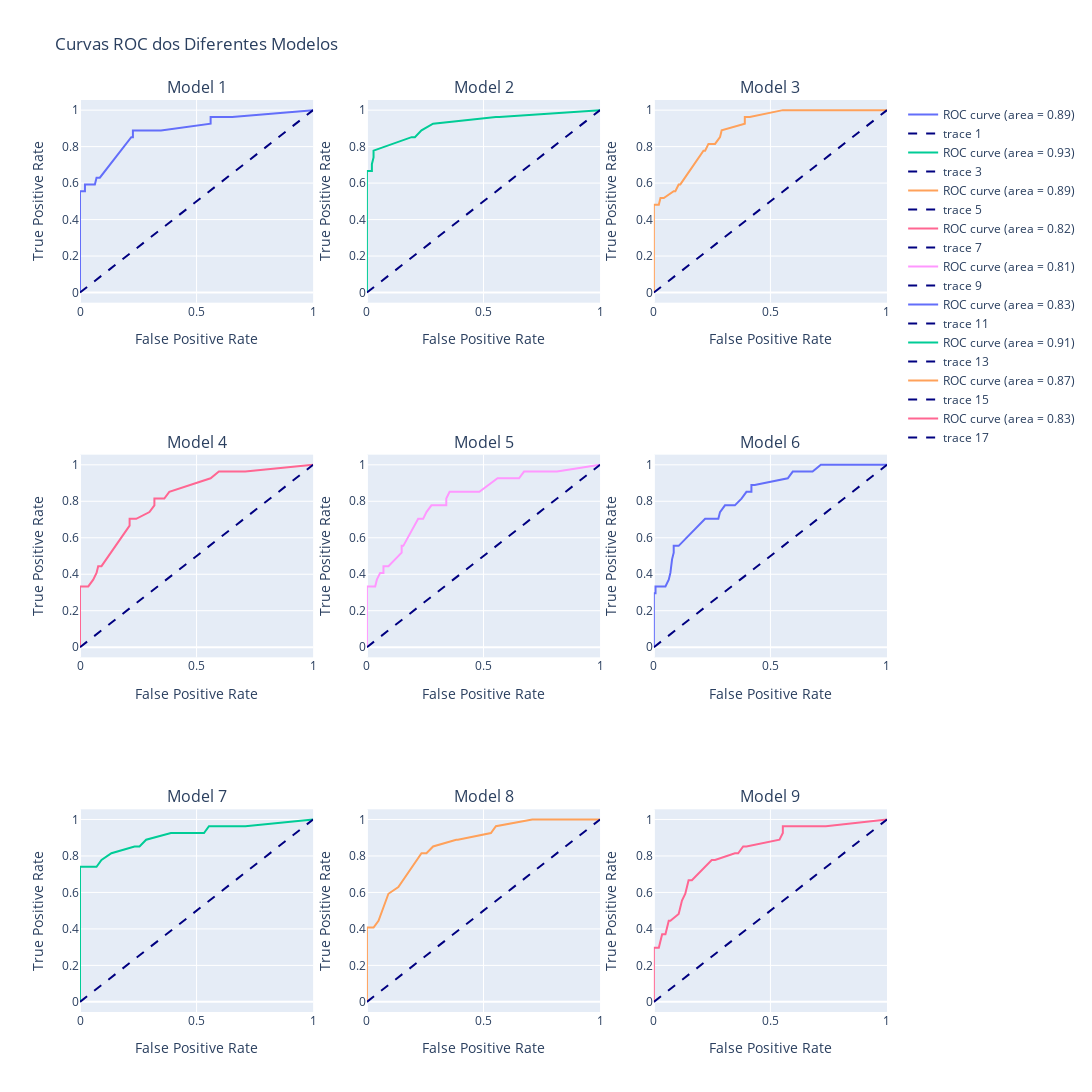

The code cell stored with this chart in its notebook:
### Markdown cell above
#### Redução do Número de Variáveis

### Code cell
import pandas as pd
from sklearn.preprocessing import StandardScaler
from sklearn.model_selection import train_test_split, GridSearchCV
from sklearn.ensemble import GradientBoostingClassifier
from sklearn.metrics import roc_auc_score, roc_curve
import numpy as np
from itertools import combinations
import plotly.graph_objects as go
from plotly.subplots import make_subplots

# Lista de todas as variáveis
all_vars = [
    "dp", "dpmaxdo", "baseEF", "dobEF", "restwma", "posSE", "newMI", 
    "newPTCA", "newCABG", "death", "hxofHT", "hxofDM", "hxofMI"
]

# Definir a grade de hiperparâmetros corrigida
param_grid = {
    'n_estimators': [50, 100],
    'learning_rate': [0.01, 0.05, 0.1],
    'max_depth': [1, 3],
    'subsample': [0.7, 0.8, 1.0],
    'max_features': ['sqrt', 'log2']
}

# Limitar o número de combinações a 9
comb_list = list(combinations(all_vars, 8))[:9]

# Plot grid
fig = make_subplots(rows=3, cols=3, subplot_titles=[f'Model {i+1}' for i in range(len(comb_list))])

# Iterar sobre as combinações de 8 variáveis
for i, vars_comb in enumerate(comb_list):
    # Criar um subconjunto do DataFrame contendo apenas as colunas significativas e a variável de desfecho
    data_significant = data[list(vars_comb) + ["any.event"]]
    data_cleaned = data_significant.dropna()

    # Padronizar as variáveis numéricas
    scaler = StandardScaler()
    data_scaled = data_cleaned.copy()
    data_scaled[list(vars_comb)] = scaler.fit_transform(data_cleaned[list(vars_comb)])

    # Separar variáveis independentes e dependentes
    X = data_scaled.drop("any.event", axis=1)
    y = data_scaled["any.event"]

    # Separar os dados em conjuntos de treinamento e teste
    X_train, X_test, y_train, y_test = train_test_split(X, y, test_size=0.3, stratify=y, random_state=42)

    # Treinar o modelo de Gradient Boosting com GridSearchCV
    model = GradientBoostingClassifier(random_state=42)
    grid_search = GridSearchCV(estimator=model, param_grid=param_grid, scoring='roc_auc', cv=5, n_jobs=-1)
    grid_search.fit(X_train, y_train)

    # Melhor modelo encontrado pelo GridSearchCV
    best_model = grid_search.best_estimator_

    # Fazer previsões
    y_pred_prob = best_model.predict_proba(X_test)[:, 1]

    # Plotar a curva ROC
    fpr, tpr, _ = roc_curve(y_test, y_pred_prob)
    roc_auc = roc_auc_score(y_test, y_pred_prob)
    
    # Adicionar a curva ROC ao grid
    row = i // 3 + 1
    col = i % 3 + 1
    fig.add_trace(go.Scatter(x=fpr, y=tpr, mode='lines', name=f'ROC curve (area = {roc_auc:.2f})'),
                  row=row, col=col)
    fig.add_trace(go.Scatter(x=[0, 1], y=[0, 1], mode='lines', line=dict(dash='dash', color='navy')),
                  row=row, col=col)
    
    fig.update_xaxes(title_text="False Positive Rate", row=row, col=col)
    fig.update_yaxes(title_text="True Positive Rate", row=row, col=col)

fig.update_layout(title='Curvas ROC dos Diferentes Modelos', height=1200, width=1200)
fig.show()

### Figure 1 — Plotly figure (JSON) as saved in the notebook; plotly's stock layout.template omitted (floating-point values rounded to 4 significant figures)
{"data": [{"mode": "lines", "name": "ROC curve (area = 0.89)", "type": "scatter", "x": [0, 0, 0, 0.02128, 0.02128, 0.04255, 0.06383, 0.07092, 0.08511, 0.2199, 0.227, 0.227, 0.234, 0.3475, 0.5603, 0.5603, 0.6383, 0.6525, 1], "xaxis": "x", "y": [0, 0.03704, 0.5556, 0.5556, 0.5926, 0.5926, 0.5926, 0.6296, 0.6296, 0.8519, 0.8519, 0.8889, 0.8889, 0.8889, 0.9259, 0.963, 0.963, 0.963, 1], "yaxis": "y"}, {"line": {"color": "navy", "dash": "dash"}, "mode": "lines", "type": "scatter", "x": [0, 1], "xaxis": "x", "y": [0, 1], "yaxis": "y"}, {"mode": "lines", "name": "ROC curve (area = 0.93)", "type": "scatter", "x": [0, 0, 0, 0, 0, 0, 0, 0.02128, 0.02128, 0.02837, 0.02837, 0.1915, 0.2057, 0.234, 0.2837, 0.5532, 0.5674, 1], "xaxis": "x2", "y": [0, 0.03704, 0.07407, 0.2963, 0.4444, 0.5185, 0.6667, 0.6667, 0.7037, 0.7407, 0.7778, 0.8519, 0.8519, 0.8889, 0.9259, 0.963, 0.963, 1], "yaxis": "y2"}, {"line": {"color": "navy", "dash": "dash"}, "mode": "lines", "type": "scatter", "x": [0, 1], "xaxis": "x2", "y": [0, 1], "yaxis": "y2"}, {"mode": "lines", "name": "ROC curve (area = 0.89)", "type": "scatter", "x": [0, 0, 0, 0.01418, 0.02128, 0.02837, 0.04255, 0.08511, 0.0922, 0.1064, 0.1135, 0.2128, 0.2199, 0.234, 0.2482, 0.2624, 0.2837, 0.2908, 0.3901, 0.3901, 0.4113, 0.5532, 0.7092, 1], "xaxis": "x3", "y": [0, 0.03704, 0.4815, 0.4815, 0.4815, 0.5185, 0.5185, 0.5556, 0.5556, 0.5926, 0.5926, 0.7778, 0.7778, 0.8148, 0.8148, 0.8148, 0.8519, 0.8889, 0.9259, 0.963, 0.963, 1, 1, 1], "yaxis": "y3"}, {"line": {"color": "navy", "dash": "dash"}, "mode": "lines", "type": "scatter", "x": [0, 1], "xaxis": "x3", "y": [0, 1], "yaxis": "y3"}, {"mode": "lines", "name": "ROC curve (area = 0.82)", "type": "scatter", "x": [0, 0, 0, 0, 0.03546, 0.05674, 0.07092, 0.07801, 0.0922, 0.2128, 0.2128, 0.2411, 0.2979, 0.3191, 0.3191, 0.3262, 0.3617, 0.383, 0.5532, 0.5603, 0.5957, 0.6738, 0.7092, 1], "xaxis": "x4", "y": [0, 0.03704, 0.1111, 0.3333, 0.3333, 0.3704, 0.4074, 0.4444, 0.4444, 0.6667, 0.7037, 0.7037, 0.7407, 0.7778, 0.8148, 0.8148, 0.8148, 0.8519, 0.9259, 0.9259, 0.963, 0.963, 0.963, 1], "yaxis": "y4"}, {"line": {"color": "navy", "dash": "dash"}, "mode": "lines", "type": "scatter", "x": [0, 1], "xaxis": "x4", "y": [0, 1], "yaxis": "y4"}, {"mode": "lines", "name": "ROC curve (area = 0.81)", "type": "scatter", "x": [0, 0, 0, 0.03546, 0.04255, 0.05674, 0.07092, 0.07092, 0.07801, 0.0922, 0.1489, 0.1489, 0.156, 0.2199, 0.2411, 0.2553, 0.2766, 0.3191, 0.3333, 0.3404, 0.3404, 0.3546, 0.3759, 0.3901, 0.4823, 0.5603, 0.5816, 0.5957, 0.6525, 0.6738, 0.7092, 0.8156, 1], "xaxis": "x5", "y": [0, 0.03704, 0.3333, 0.3333, 0.3704, 0.4074, 0.4074, 0.4444, 0.4444, 0.4444, 0.5185, 0.5556, 0.5556, 0.7037, 0.7037, 0.7407, 0.7778, 0.7778, 0.7778, 0.7778, 0.8148, 0.8519, 0.8519, 0.8519, 0.8519, 0.9259, 0.9259, 0.9259, 0.9259, 0.963, 0.963, 0.963, 1], "yaxis": "y5"}, {"line": {"color": "navy", "dash": "dash"}, "mode": "lines", "type": "scatter", "x": [0, 1], "xaxis": "x5", "y": [0, 1], "yaxis": "y5"}, {"mode": "lines", "name": "ROC curve (area = 0.83)", "type": "scatter", "x": [0, 0, 0, 0.007092, 0.007092, 0.02837, 0.04255, 0.04965, 0.06383, 0.07092, 0.07801, 0.08511, 0.08511, 0.09929, 0.1064, 0.2199, 0.227, 0.2624, 0.2766, 0.2837, 0.305, 0.3262, 0.3404, 0.3475, 0.3759, 0.3972, 0.4113, 0.4184, 0.4184, 0.4326, 0.5745, 0.5957, 0.6028, 0.6809, 0.7163, 0.7447, 1], "xaxis": "x6", "y": [0, 0.03704, 0.2963, 0.2963, 0.3333, 0.3333, 0.3333, 0.3333, 0.3704, 0.4074, 0.4815, 0.5185, 0.5556, 0.5556, 0.5556, 0.7037, 0.7037, 0.7037, 0.7037, 0.7407, 0.7778, 0.7778, 0.7778, 0.7778, 0.8148, 0.8519, 0.8519, 0.8519, 0.8889, 0.8889, 0.9259, 0.963, 0.963, 0.963, 1, 1, 1], "yaxis": "y6"}, {"line": {"color": "navy", "dash": "dash"}, "mode": "lines", "type": "scatter", "x": [0, 1], "xaxis": "x6", "y": [0, 1], "yaxis": "y6"}, {"mode": "lines", "name": "ROC curve (area = 0.91)", "type": "scatter", "x": [0, 0, 0, 0, 0, 0, 0, 0, 0.02128, 0.02837, 0.07092, 0.0922, 0.1348, 0.234, 0.2553, 0.2837, 0.383, 0.3901, 0.5319, 0.5532, 0.7092, 1], "xaxis": "x7", "y": [0, 0.07407, 0.1481, 0.2222, 0.3704, 0.4815, 0.5556, 0.7407, 0.7407, 0.7407, 0.7407, 0.7778, 0.8148, 0.8519, 0.8519, 0.8889, 0.9259, 0.9259, 0.9259, 0.963, 0.963, 1], "yaxis": "y7"}, {"line": {"color": "navy", "dash": "dash"}, "mode": "lines", "type": "scatter", "x": [0, 1], "xaxis": "x7", "y": [0, 1], "yaxis": "y7"}, {"mode": "lines", "name": "ROC curve (area = 0.87)", "type": "scatter", "x": [0, 0, 0, 0.02128, 0.02837, 0.04965, 0.0922, 0.1348, 0.234, 0.2553, 0.2837, 0.383, 0.3901, 0.5319, 0.5532, 0.7092, 1], "xaxis": "x8", "y": [0, 0.03704, 0.4074, 0.4074, 0.4074, 0.4444, 0.5926, 0.6296, 0.8148, 0.8148, 0.8519, 0.8889, 0.8889, 0.9259, 0.963, 1, 1], "yaxis": "y8"}, {"line": {"color": "navy", "dash": "dash"}, "mode": "lines", "type": "scatter", "x": [0, 1], "xaxis": "x8", "y": [0, 1], "yaxis": "y8"}, {"mode": "lines", "name": "ROC curve (area = 0.83)", "type": "scatter", "x": [0, 0, 0, 0.01418, 0.02128, 0.03546, 0.04965, 0.06383, 0.07092, 0.1064, 0.1206, 0.1348, 0.1489, 0.1631, 0.2482, 0.2624, 0.3475, 0.3617, 0.383, 0.3972, 0.5319, 0.539, 0.5532, 0.5532, 0.6879, 0.7092, 0.7376, 1], "xaxis": "x9", "y": [0, 0.03704, 0.2963, 0.2963, 0.2963, 0.3704, 0.3704, 0.4444, 0.4444, 0.4815, 0.5556, 0.5926, 0.6667, 0.6667, 0.7778, 0.7778, 0.8148, 0.8148, 0.8519, 0.8519, 0.8889, 0.8889, 0.9259, 0.963, 0.963, 0.963, 0.963, 1], "yaxis": "y9"}, {"line": {"color": "navy", "dash": "dash"}, "mode": "lines", "type": "scatter", "x": [0, 1], "xaxis": "x9", "y": [0, 1], "yaxis": "y9"}], "layout": {"annotations": [{"font": {"size": 16}, "showarrow": false, "text": "Model 1", "x": 0.1444, "xanchor": "center", "xref": "paper", "y": 1, "yanchor": "bottom", "yref": "paper"}, {"font": {"size": 16}, "showarrow": false, "text": "Model 2", "x": 0.5, "xanchor": "center", "xref": "paper", "y": 1, "yanchor": "bottom", "yref": "paper"}, {"font": {"size": 16}, "showarrow": false, "text": "Model 3", "x": 0.8556, "xanchor": "center", "xref": "paper", "y": 1, "yanchor": "bottom", "yref": "paper"}, {"font": {"size": 16}, "showarrow": false, "text": "Model 4", "x": 0.1444, "xanchor": "center", "xref": "paper", "y": 0.6111, "yanchor": "bottom", "yref": "paper"}, {"font": {"size": 16}, "showarrow": false, "text": "Model 5", "x": 0.5, "xanchor": "center", "xref": "paper", "y": 0.6111, "yanchor": "bottom", "yref": "paper"}, {"font": {"size": 16}, "showarrow": false, "text": "Model 6", "x": 0.8556, "xanchor": "center", "xref": "paper", "y": 0.6111, "yanchor": "bottom", "yref": "paper"}, {"font": {"size": 16}, "showarrow": false, "text": "Model 7", "x": 0.1444, "xanchor": "center", "xref": "paper", "y": 0.2222, "yanchor": "bottom", "yref": "paper"}, {"font": {"size": 16}, "showarrow": false, "text": "Model 8", "x": 0.5, "xanchor": "center", "xref": "paper", "y": 0.2222, "yanchor": "bottom", "yref": "paper"}, {"font": {"size": 16}, "showarrow": false, "text": "Model 9", "x": 0.8556, "xanchor": "center", "xref": "paper", "y": 0.2222, "yanchor": "bottom", "yref": "paper"}], "height": 1200, "title": {"text": "Curvas ROC dos Diferentes Modelos"}, "width": 1200, "xaxis": {"anchor": "y", "domain": [0, 0.2889], "title": {"text": "False Positive Rate"}}, "xaxis2": {"anchor": "y2", "domain": [0.3556, 0.6444], "title": {"text": "False Positive Rate"}}, "xaxis3": {"anchor": "y3", "domain": [0.7111, 1], "title": {"text": "False Positive Rate"}}, "xaxis4": {"anchor": "y4", "domain": [0, 0.2889], "title": {"text": "False Positive Rate"}}, "xaxis5": {"anchor": "y5", "domain": [0.3556, 0.6444], "title": {"text": "False Positive Rate"}}, "xaxis6": {"anchor": "y6", "domain": [0.7111, 1], "title": {"text": "False Positive Rate"}}, "xaxis7": {"anchor": "y7", "domain": [0, 0.2889], "title": {"text": "False Positive Rate"}}, "xaxis8": {"anchor": "y8", "domain": [0.3556, 0.6444], "title": {"text": "False Positive Rate"}}, "xaxis9": {"anchor": "y9", "domain": [0.7111, 1], "title": {"text": "False Positive Rate"}}, "yaxis": {"anchor": "x", "domain": [0.7778, 1], "title": {"text": "True Positive Rate"}}, "yaxis2": {"anchor": "x2", "domain": [0.7778, 1], "title": {"text": "True Positive Rate"}}, "yaxis3": {"anchor": "x3", "domain": [0.7778, 1], "title": {"text": "True Positive Rate"}}, "yaxis4": {"anchor": "x4", "domain": [0.3889, 0.6111], "title": {"text": "True Positive Rate"}}, "yaxis5": {"anchor": "x5", "domain": [0.3889, 0.6111], "title": {"text": "True Positive Rate"}}, "yaxis6": {"anchor": "x6", "domain": [0.3889, 0.6111], "title": {"text": "True Positive Rate"}}, "yaxis7": {"anchor": "x7", "domain": [0, 0.2222], "title": {"text": "True Positive Rate"}}, "yaxis8": {"anchor": "x8", "domain": [0, 0.2222], "title": {"text": "True Positive Rate"}}, "yaxis9": {"anchor": "x9", "domain": [0, 0.2222], "title": {"text": "True Positive Rate"}}}}
